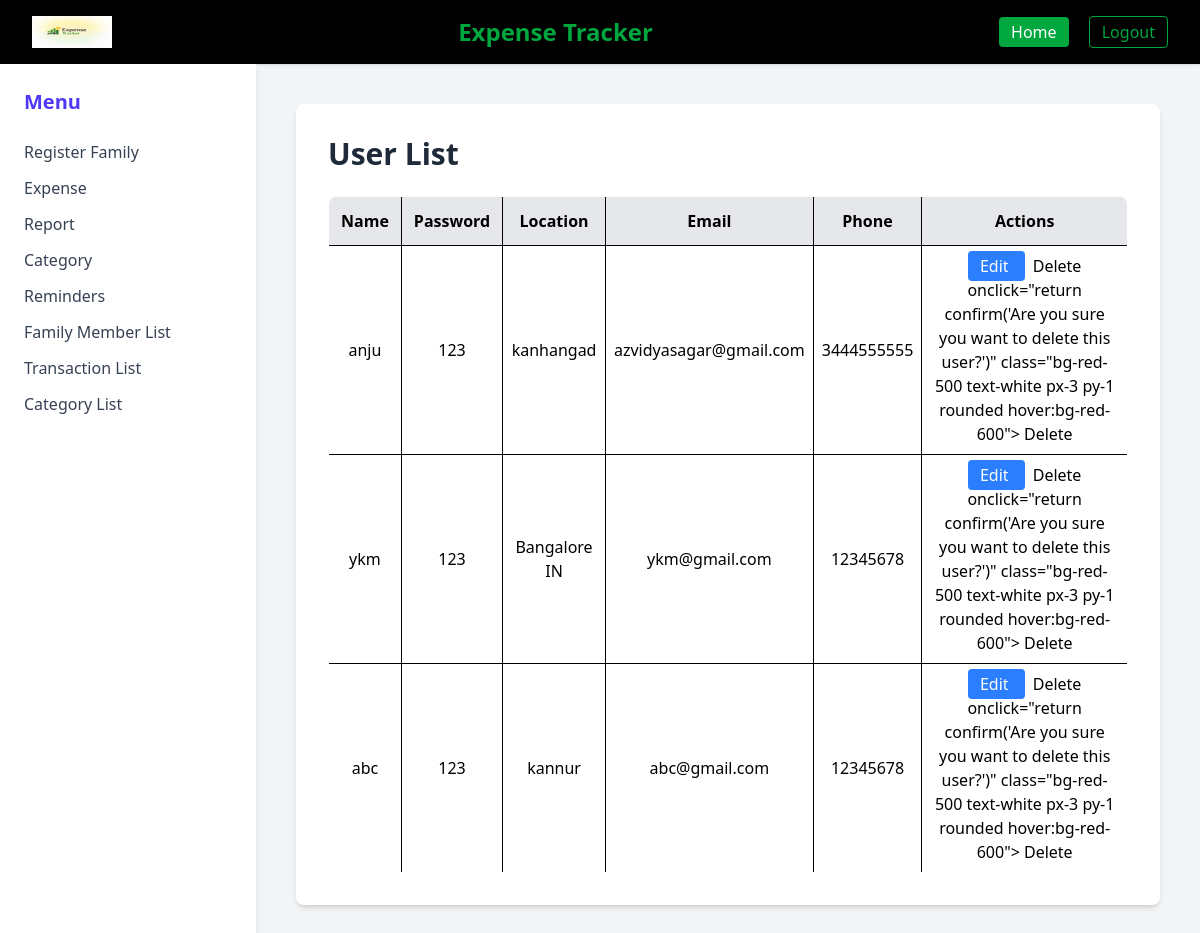
/user/userlist, run on the app's committed database.
### user/models.py (models this page shows)
class Registration(models.Model):
    username = models.CharField(max_length=100,unique=True)
    password = models.CharField(max_length=100)
    confirm_password = models.CharField(max_length=100)
    email_id = models.EmailField()
    phn_no = models.CharField(max_length=15)
    location = models.CharField(max_length=100)
    ROLE_CHOICES = (
        ('user', 'User'),
        ('family', 'Family Member'),
    )
    role = models.CharField(max_length=10, choices=ROLE_CHOICES)
    otp = models.CharField(max_length=6, blank=True, null=True)

### user/views.py (the view)
# urls.py: path('user/userlist',views.userlist_page , name='userlist_page'),
def userlist_page(request):
    users = Registration.objects.filter(role='user')
    role =  request.session.get("role")
    return render(request, 'user_list.html', {
        'forms': users,
        'role':role})

### user/templates/user_list.html (shortened to what this page needs)
{% load static %}
<!DOCTYPE html>
<html lang="en">
<head>
  <script src="https://cdn.jsdelivr.net/npm/@tailwindcss/browser@4"></script>
</head>
<body class="bg-gray-100 min-h-screen">
<header class="bg-black shadow-sm">
  <nav class="max-w-7xl mx-auto px-8 py-4 flex items-center justify-between">
    <img src="{% static 'image/logo2.png' %}" class="h-8 w-20">
    <h1 class="text-2xl font-bold text-green-600">Expense Tracker</h1>
    <div class="space-x-4">
      <a href="{% url 'UserHome_page' %}" class="px-3 py-1 bg-green-600 text-white rounded">Home</a>
      <a href="{% url 'main_home' %}" class="px-3 py-1 border border-green-600 text-green-600 rounded">Logout</a>
    </div>
  </nav>
</header>
<div class="flex">
<aside class="w-64 bg-white shadow-md p-6 min-h-screen">
  <h2 class="text-xl font-bold mb-6 text-indigo-600">Menu</h2>
  <ul class="space-y-3 text-gray-700">
    <li><a href="{% url 'Register_page' %}">Register Family</a></li>
    <li><a href="{% url 'Expense_page' %}">Expense</a></li>
    <li><a href="{% url 'Dashboard1_page' %}">Report</a></li>
    <li><a href="{% url 'Category_page' %}">Category</a></li>
    <li><a href="{% url 'Reminder1_page' %}">Reminders</a></li>
    <li><a href="{% url 'Memberlist_page' %}">Family Member List</a></li>
    <li><a href="{% url 'Transaction1_page' %}">Transaction List</a></li>
    <li><a href="{% url 'Categorylist_page' %}">Category List</a></li>
  </ul>
</aside>
<main class="flex-1 p-10">
  <div class="bg-white p-8 rounded-lg shadow-md">
    <h2 class="text-3xl font-bold mb-6 text-gray-800">User List</h2>
    <div class="overflow-x-auto">
      <table class="w-full border border-gray-300 rounded-lg overflow-hidden">
        <thead class="bg-gray-200">
          <tr>
            <th class="border p-3">Name</th>
            <th class="border p-3">Password</th>
            <th class="border p-3">Location</th>
            <th class="border p-3">Email</th>
            <th class="border p-3">Phone</th>
            <th class="border p-3">Actions</th>
          </tr>
        </thead>
        <tbody>
          {% for u in forms %}
          <tr class="hover:bg-gray-50 text-center">
            <td class="border p-2">{{ u.username }}</td>
            <td class="border p-2">{{ u.password }}</td>
            <td class="border p-2">{{ u.location }}</td>
            <td class="border p-2">{{ u.email_id }}</td>
            <td class="border p-2">{{ u.phn_no }}</td>
            <td class="border p-2 space-x-2">
              <a href="{% url 'user_edit_page' u.id %}"
                 class="bg-blue-500 text-white px-3 py-1 rounded hover:bg-blue-600">
                 Edit
              </a>
              <a href="{% url 'user_delete' u.id %}">Delete</a>
                 onclick="return confirm('Are you sure you want to delete this user?')"
                 class="bg-red-500 text-white px-3 py-1 rounded hover:bg-red-600">
                 Delete
            </td>
          </tr>
          {% empty %}
          <tr>
            <td colspan="6" class="text-center p-4 text-red-500">No users found</td>
          </tr>
          {% endfor %}
        </tbody>
      </table>
    </div>
  </div>
</main>
</div>
</body>
</html>

### data on the page
Registration: username "anju", password "123", location "kanhangad", email_id "azvidyasagar@gmail.com", phn_no "3444555555"
Registration: username "ykm", password "123", location "Bangalore IN", email_id "ykm@gmail.com", phn_no "12345678"
Registration: username "abc", password "123", location "kannur", email_id "abc@gmail.com", phn_no "12345678"
